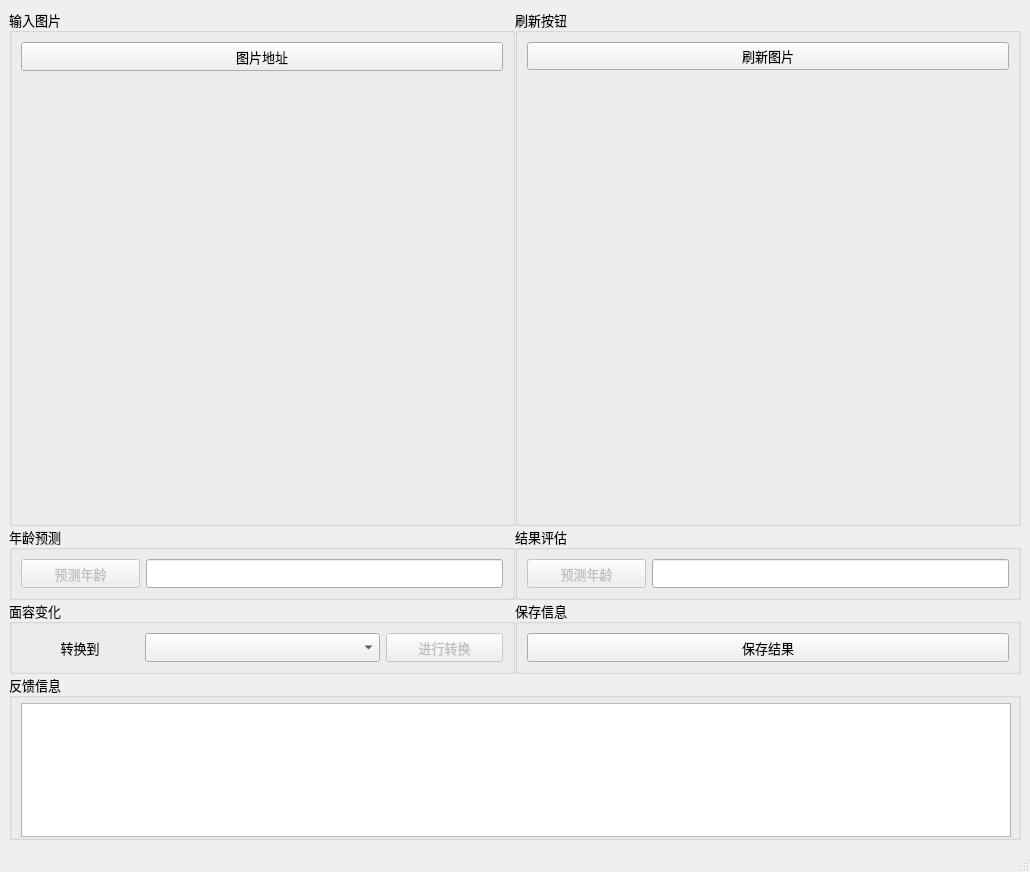
<?xml version="1.0" encoding="UTF-8"?>
<ui version="4.0">
 <class>MainWindow</class>
 <widget class="QMainWindow" name="MainWindow">
  <property name="geometry">
   <rect>
    <x>0</x>
    <y>0</y>
    <width>1030</width>
    <height>872</height>
   </rect>
  </property>
  <property name="font">
   <font>
    <family>黑体</family>
    <pointsize>10</pointsize>
   </font>
  </property>
  <property name="windowTitle">
   <string>年龄转换</string>
  </property>
  <widget class="QWidget" name="centralwidget">
   <layout class="QVBoxLayout" name="verticalLayout_5" stretch="4,1">
    <property name="spacing">
     <number>0</number>
    </property>
    <item>
     <layout class="QHBoxLayout" name="horizontalLayout_4">
      <item>
       <layout class="QVBoxLayout" name="verticalLayout_2" stretch="7,1,1">
        <item>
         <widget class="QGroupBox" name="groupBox_2">
          <property name="title">
           <string>输入图片</string>
          </property>
          <layout class="QVBoxLayout" name="verticalLayout" stretch="1,15">
           <item>
            <widget class="QPushButton" name="readButton">
             <property name="sizePolicy">
              <sizepolicy hsizetype="Minimum" vsizetype="Preferred">
               <horstretch>0</horstretch>
               <verstretch>0</verstretch>
              </sizepolicy>
             </property>
             <property name="text">
              <string>图片地址</string>
             </property>
            </widget>
           </item>
           <item>
            <widget class="QLabel" name="inputImg">
             <property name="minimumSize">
              <size>
               <width>400</width>
               <height>400</height>
              </size>
             </property>
             <property name="text">
              <string/>
             </property>
            </widget>
           </item>
          </layout>
         </widget>
        </item>
        <item>
         <widget class="QGroupBox" name="groupBox">
          <property name="title">
           <string>年龄预测</string>
          </property>
          <layout class="QHBoxLayout" name="horizontalLayout_2" stretch="1,3">
           <item>
            <widget class="QPushButton" name="predictButton">
             <property name="enabled">
              <bool>false</bool>
             </property>
             <property name="sizePolicy">
              <sizepolicy hsizetype="Minimum" vsizetype="Preferred">
               <horstretch>0</horstretch>
               <verstretch>0</verstretch>
              </sizepolicy>
             </property>
             <property name="text">
              <string>预测年龄</string>
             </property>
            </widget>
           </item>
           <item>
            <widget class="QLineEdit" name="predictEdit">
             <property name="enabled">
              <bool>true</bool>
             </property>
             <property name="sizePolicy">
              <sizepolicy hsizetype="Expanding" vsizetype="Preferred">
               <horstretch>0</horstretch>
               <verstretch>0</verstretch>
              </sizepolicy>
             </property>
             <property name="readOnly">
              <bool>true</bool>
             </property>
            </widget>
           </item>
          </layout>
         </widget>
        </item>
        <item>
         <widget class="QGroupBox" name="groupBox_3">
          <property name="title">
           <string>面容变化</string>
          </property>
          <layout class="QHBoxLayout" name="horizontalLayout" stretch="1,2,1">
           <item>
            <widget class="QLabel" name="label">
             <property name="sizePolicy">
              <sizepolicy hsizetype="Preferred" vsizetype="Preferred">
               <horstretch>0</horstretch>
               <verstretch>0</verstretch>
              </sizepolicy>
             </property>
             <property name="text">
              <string>转换到</string>
             </property>
             <property name="alignment">
              <set>Qt::AlignCenter</set>
             </property>
            </widget>
           </item>
           <item>
            <widget class="QComboBox" name="targetBox">
             <property name="sizePolicy">
              <sizepolicy hsizetype="Preferred" vsizetype="Preferred">
               <horstretch>0</horstretch>
               <verstretch>0</verstretch>
              </sizepolicy>
             </property>
             <property name="currentText">
              <string/>
             </property>
            </widget>
           </item>
           <item>
            <widget class="QPushButton" name="transferButton">
             <property name="enabled">
              <bool>false</bool>
             </property>
             <property name="sizePolicy">
              <sizepolicy hsizetype="Minimum" vsizetype="Preferred">
               <horstretch>0</horstretch>
               <verstretch>0</verstretch>
              </sizepolicy>
             </property>
             <property name="text">
              <string>进行转换</string>
             </property>
            </widget>
           </item>
          </layout>
         </widget>
        </item>
       </layout>
      </item>
      <item>
       <layout class="QVBoxLayout" name="verticalLayout_4" stretch="7,1,1">
        <item>
         <widget class="QGroupBox" name="groupBox_4">
          <property name="title">
           <string>刷新按钮</string>
          </property>
          <layout class="QVBoxLayout" name="verticalLayout_3" stretch="0,15">
           <item>
            <widget class="QPushButton" name="refreshButton">
             <property name="text">
              <string>刷新图片</string>
             </property>
            </widget>
           </item>
           <item>
            <widget class="QLabel" name="outputImg">
             <property name="minimumSize">
              <size>
               <width>400</width>
               <height>400</height>
              </size>
             </property>
             <property name="text">
              <string/>
             </property>
            </widget>
           </item>
          </layout>
         </widget>
        </item>
        <item>
         <widget class="QGroupBox" name="groupBox_6">
          <property name="title">
           <string>结果评估</string>
          </property>
          <layout class="QHBoxLayout" name="horizontalLayout_5" stretch="1,3">
           <item>
            <widget class="QPushButton" name="evaluateButton">
             <property name="enabled">
              <bool>false</bool>
             </property>
             <property name="sizePolicy">
              <sizepolicy hsizetype="Minimum" vsizetype="Preferred">
               <horstretch>0</horstretch>
               <verstretch>0</verstretch>
              </sizepolicy>
             </property>
             <property name="text">
              <string>预测年龄</string>
             </property>
            </widget>
           </item>
           <item>
            <widget class="QLineEdit" name="evaluateEdit">
             <property name="sizePolicy">
              <sizepolicy hsizetype="Expanding" vsizetype="Preferred">
               <horstretch>0</horstretch>
               <verstretch>0</verstretch>
              </sizepolicy>
             </property>
            </widget>
           </item>
          </layout>
         </widget>
        </item>
        <item>
         <widget class="QGroupBox" name="groupBox_5">
          <property name="title">
           <string>保存信息</string>
          </property>
          <layout class="QHBoxLayout" name="horizontalLayout_3" stretch="1">
           <item>
            <widget class="QPushButton" name="saveButton">
             <property name="sizePolicy">
              <sizepolicy hsizetype="Preferred" vsizetype="Preferred">
               <horstretch>0</horstretch>
               <verstretch>0</verstretch>
              </sizepolicy>
             </property>
             <property name="text">
              <string>保存结果</string>
             </property>
            </widget>
           </item>
          </layout>
         </widget>
        </item>
       </layout>
      </item>
     </layout>
    </item>
    <item>
     <widget class="QGroupBox" name="groupBox_7">
      <property name="title">
       <string>反馈信息</string>
      </property>
      <layout class="QHBoxLayout" name="horizontalLayout_6">
       <property name="spacing">
        <number>5</number>
       </property>
       <property name="topMargin">
        <number>5</number>
       </property>
       <property name="rightMargin">
        <number>7</number>
       </property>
       <property name="bottomMargin">
        <number>0</number>
       </property>
       <item>
        <widget class="QTextBrowser" name="feedbackBrowser"/>
       </item>
      </layout>
     </widget>
    </item>
   </layout>
  </widget>
  <widget class="QStatusBar" name="statusbar"/>
  <widget class="QMenuBar" name="menubar">
   <property name="geometry">
    <rect>
     <x>0</x>
     <y>0</y>
     <width>1030</width>
     <height>26</height>
    </rect>
   </property>
  </widget>
 </widget>
 <resources/>
 <connections/>
</ui>
